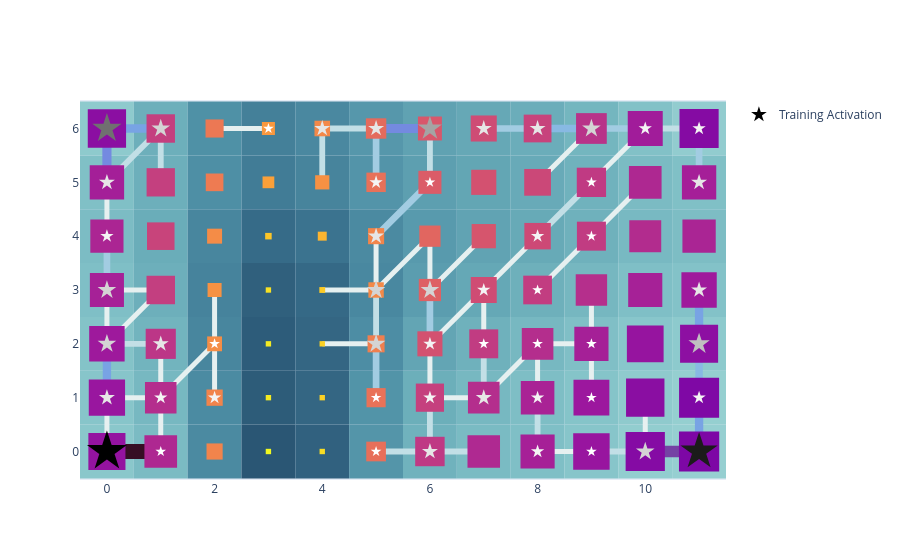

This figure's notebook cell:
### Code cell
from lilypond.pond_base_style import PondBaseStyle

modern_style = PondBaseStyle(
    water_colorscale="Teal",
    rhizome_colorscale="dense",
    pad_colorscale="Plasma",
    petal_colorscale="Greys",
    petal_marker_line=dict(width=0),
    petal_marker=dict(symbol="star", opacity=1),
    petal_halo_marker=None
)

basin.pond(base_style=modern_style) \
    .rhizome_layer() \
    .pad_layer() \
    .petal_layer() \
    .visualize();
